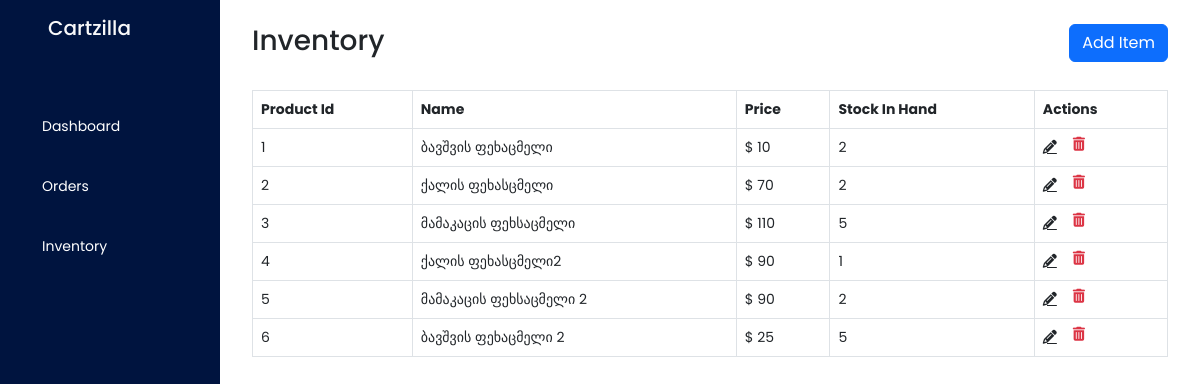
Screenshot of /admin/inventory (signed in) with the database file from the repository.
### core/models.py (models this page shows)
class Product(db.Model):
    id = db.Column(db.Integer, primary_key=True)
    name = db.Column(db.String(255))
    description = db.Column(db.Text)
    img_url = db.Column(db.String(255))
    category = db.Column(db.String(255))
    inventory = db.Column(db.Integer)
    price = db.Column(db.Integer)

### core/routes.py (the view)
@app.route('/admin/inventory')
@login_required
def inventory():
    final = Product.query.all()
    return render_template('admin/inventory/ProductList.html',datas=final)

### core/routes.py (called while the page is built)
@login_manager.user_loader
def load_user(user_id):
    return User.query.get(user_id)

### core/templates/admin/inventory/ProductList.html (shortened to what this page needs)
{%extends 'admin/index.html'%}
{%block content%}
<div class="p-4 mx-2">
    <div class="d-flex justify-content-between">
        <div><h3>Inventory</h3></div>
        <div><a href='/admin/inventory/add'><button class="btn btn-primary">Add Item</button></a></div>
    </div>
    <div>
        <table class="table table-bordered my-4">
            <thead>
                <tr>
                    <th>Product Id</th>
                    <th>Name</th>
                    <th>Price</th>
                    <th>Stock In Hand</th>
                    <th>Actions</th>
                </tr>
            </thead>
            <tbody>
                {%for data in datas%}
                <tr id="{{data.id}}_row">
                    <td>{{data.id}}</td>
                    <td>{{data.name}}</td>
                    <td>$ {{data.price}}</td>
                    <td>{{data.inventory}}</td>
                    <td>
                        <div class="d-flex">
                            <div><a href="/admin/inventory/edit/{{data.id}}" class="fa fa-pencil text-dark"></a></div>
                            <div class="fa fa-trash text-danger mx-3" onclick="deleteitem('{{data.id}}', '{{data.id}}_row')"></div>
                        </div>
                    </td>
                </tr>
                {%endfor%}
            </tbody>
        </table>
    </div>
</div>
{%endblock%}

### core/static/css/admin.css (style rules this page uses)
body { font-family: 'Poppins', sans-serif; font-size: 14px !important; }

### rows the page displays
Product: id "1", name "ბავშვის ფეხაცმელი", price "10", inventory "2"
Product: id "2", name "ქალის ფეხასცმელი", price "70", inventory "2"
Product: id "3", name "მამაკაცის ფეხსაცმელი", price "110", inventory "5"
Product: id "4", name "ქალის ფეხასცმელი2", price "90", inventory "1"
Product: id "5", name "მამაკაცის ფეხსაცმელი 2", price "90", inventory "2"
Product: id "6", name "ბავშვის ფეხაცმელი 2", price "25", inventory "5"
